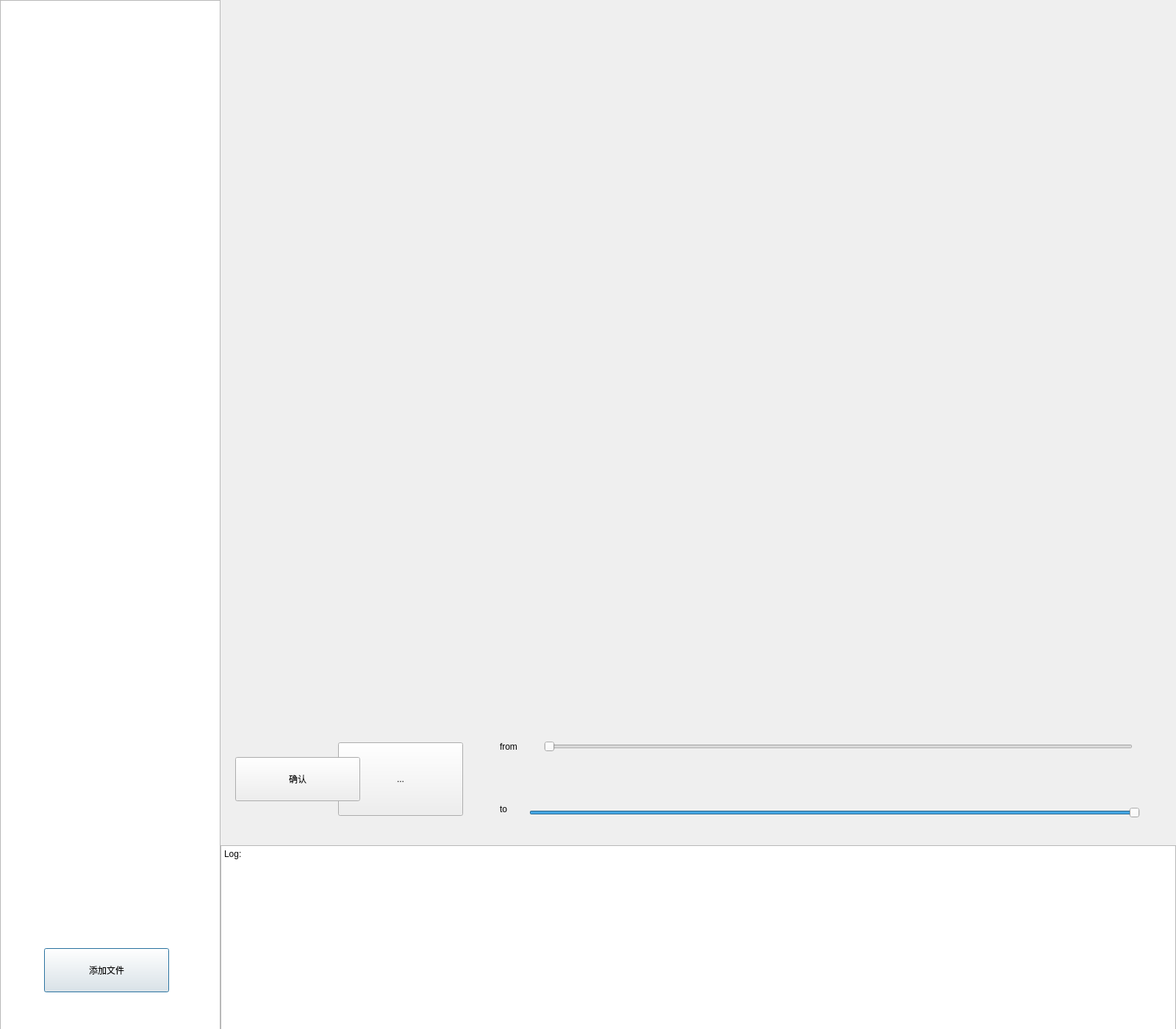
<?xml version="1.0" encoding="UTF-8"?>
<ui version="4.0">
 <class>jianjiD</class>
 <widget class="QDialog" name="jianjiD">
  <property name="geometry">
   <rect>
    <x>0</x>
    <y>0</y>
    <width>1600</width>
    <height>1400</height>
   </rect>
  </property>
  <property name="windowTitle">
   <string>Dialog</string>
  </property>
  <widget class="QWidget" name="widget_left" native="true">
   <property name="geometry">
    <rect>
     <x>0</x>
     <y>0</y>
     <width>300</width>
     <height>1400</height>
    </rect>
   </property>
   <widget class="QListWidget" name="listWidget_3">
    <property name="geometry">
     <rect>
      <x>0</x>
      <y>0</y>
      <width>300</width>
      <height>1401</height>
     </rect>
    </property>
   </widget>
   <widget class="QPushButton" name="add_3">
    <property name="geometry">
     <rect>
      <x>60</x>
      <y>1290</y>
      <width>170</width>
      <height>60</height>
     </rect>
    </property>
    <property name="text">
     <string>添加文件</string>
    </property>
   </widget>
  </widget>
  <widget class="myVideoWidget" name="wgt_video_2" native="true">
   <property name="geometry">
    <rect>
     <x>300</x>
     <y>0</y>
     <width>1301</width>
     <height>991</height>
    </rect>
   </property>
  </widget>
  <widget class="QWidget" name="widget_bottom" native="true">
   <property name="geometry">
    <rect>
     <x>300</x>
     <y>1150</y>
     <width>1300</width>
     <height>251</height>
    </rect>
   </property>
   <widget class="QTextBrowser" name="textBrowser_3">
    <property name="geometry">
     <rect>
      <x>0</x>
      <y>0</y>
      <width>1300</width>
      <height>261</height>
     </rect>
    </property>
    <property name="html">
     <string>&lt;!DOCTYPE HTML PUBLIC &quot;-//W3C//DTD HTML 4.0//EN&quot; &quot;http://www.w3.org/TR/REC-html40/strict.dtd&quot;&gt;
&lt;html&gt;&lt;head&gt;&lt;meta name=&quot;qrichtext&quot; content=&quot;1&quot; /&gt;&lt;style type=&quot;text/css&quot;&gt;
p, li { white-space: pre-wrap; }
&lt;/style&gt;&lt;/head&gt;&lt;body style=&quot; font-family:'SimSun'; font-size:9pt; font-weight:400; font-style:normal;&quot;&gt;
&lt;p style=&quot; margin-top:0px; margin-bottom:0px; margin-left:0px; margin-right:0px; -qt-block-indent:0; text-indent:0px;&quot;&gt;Log:&lt;/p&gt;
&lt;p style=&quot;-qt-paragraph-type:empty; margin-top:0px; margin-bottom:0px; margin-left:0px; margin-right:0px; -qt-block-indent:0; text-indent:0px;&quot;&gt;&lt;br /&gt;&lt;/p&gt;&lt;/body&gt;&lt;/html&gt;</string>
    </property>
   </widget>
  </widget>
  <widget class="QWidget" name="widgetcentral_cen" native="true">
   <property name="geometry">
    <rect>
     <x>300</x>
     <y>990</y>
     <width>1301</width>
     <height>161</height>
    </rect>
   </property>
   <widget class="QToolButton" name="play_3">
    <property name="geometry">
     <rect>
      <x>160</x>
      <y>20</y>
      <width>170</width>
      <height>100</height>
     </rect>
    </property>
    <property name="text">
     <string>...</string>
    </property>
    <property name="icon">
     <iconset>
      <normaloff>../../Desktop/play.png</normaloff>../../Desktop/play.png</iconset>
    </property>
    <property name="iconSize">
     <size>
      <width>130</width>
      <height>70</height>
     </size>
    </property>
   </widget>
   <widget class="QSlider" name="sld_video_2">
    <property name="geometry">
     <rect>
      <x>420</x>
      <y>100</y>
      <width>831</width>
      <height>31</height>
     </rect>
    </property>
    <property name="maximum">
     <number>100</number>
    </property>
    <property name="sliderPosition">
     <number>100</number>
    </property>
    <property name="orientation">
     <enum>Qt::Horizontal</enum>
    </property>
    <property name="tickPosition">
     <enum>QSlider::NoTicks</enum>
    </property>
   </widget>
   <widget class="QLabel" name="label_3">
    <property name="geometry">
     <rect>
      <x>380</x>
      <y>90</y>
      <width>121</width>
      <height>41</height>
     </rect>
    </property>
    <property name="text">
     <string>to</string>
    </property>
   </widget>
   <widget class="QLabel" name="label">
    <property name="geometry">
     <rect>
      <x>380</x>
      <y>10</y>
      <width>131</width>
      <height>31</height>
     </rect>
    </property>
    <property name="text">
     <string>from</string>
    </property>
   </widget>
   <widget class="QSlider" name="sld_video_6">
    <property name="geometry">
     <rect>
      <x>440</x>
      <y>10</y>
      <width>801</width>
      <height>31</height>
     </rect>
    </property>
    <property name="maximum">
     <number>100</number>
    </property>
    <property name="orientation">
     <enum>Qt::Horizontal</enum>
    </property>
   </widget>
   <widget class="QPushButton" name="ok">
    <property name="geometry">
     <rect>
      <x>20</x>
      <y>40</y>
      <width>170</width>
      <height>60</height>
     </rect>
    </property>
    <property name="text">
     <string>确认</string>
    </property>
   </widget>
  </widget>
 </widget>
 <customwidgets>
  <customwidget>
   <class>myVideoWidget</class>
   <extends>QWidget</extends>
   <header>myVideoWidget.h</header>
   <container>1</container>
  </customwidget>
 </customwidgets>
 <resources/>
 <connections/>
</ui>
